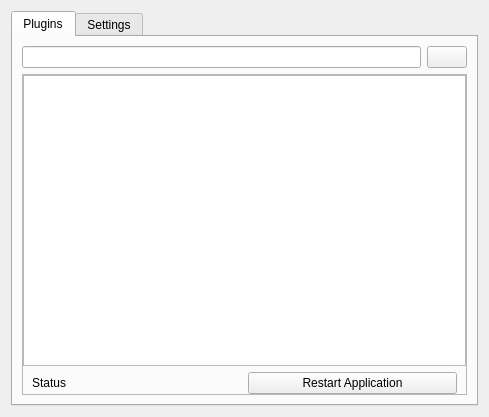
<?xml version="1.0" encoding="UTF-8"?>
<ui version="4.0">
 <class>Form</class>
 <widget class="QWidget" name="Form">
  <property name="geometry">
   <rect>
    <x>0</x>
    <y>0</y>
    <width>489</width>
    <height>417</height>
   </rect>
  </property>
  <property name="windowTitle">
   <string>Form</string>
  </property>
  <layout class="QVBoxLayout" name="verticalLayout">
   <item>
    <widget class="QTabWidget" name="tabWidget">
     <property name="currentIndex">
      <number>0</number>
     </property>
     <widget class="QWidget" name="tab">
      <attribute name="title">
       <string>Plugins</string>
      </attribute>
      <layout class="QVBoxLayout" name="verticalLayout_3">
       <item>
        <widget class="QFrame" name="frame_4">
         <property name="frameShape">
          <enum>QFrame::NoFrame</enum>
         </property>
         <property name="frameShadow">
          <enum>QFrame::Raised</enum>
         </property>
         <layout class="QHBoxLayout" name="horizontalLayout_3">
          <property name="leftMargin">
           <number>0</number>
          </property>
          <property name="topMargin">
           <number>0</number>
          </property>
          <property name="rightMargin">
           <number>0</number>
          </property>
          <property name="bottomMargin">
           <number>0</number>
          </property>
          <item>
           <widget class="QLineEdit" name="pluginsFilterEdit"/>
          </item>
          <item>
           <widget class="QPushButton" name="refreshPluginsButton">
            <property name="text">
             <string/>
            </property>
            <property name="icon">
             <iconset resource="../resource_files/resources.qrc">
              <normaloff>:/icons/refresh.png</normaloff>:/icons/refresh.png</iconset>
            </property>
           </widget>
          </item>
         </layout>
        </widget>
       </item>
       <item>
        <widget class="QFrame" name="frame">
         <property name="frameShape">
          <enum>QFrame::StyledPanel</enum>
         </property>
         <property name="frameShadow">
          <enum>QFrame::Raised</enum>
         </property>
         <layout class="QVBoxLayout" name="verticalLayout_2">
          <property name="leftMargin">
           <number>0</number>
          </property>
          <property name="topMargin">
           <number>0</number>
          </property>
          <property name="rightMargin">
           <number>0</number>
          </property>
          <property name="bottomMargin">
           <number>0</number>
          </property>
          <item>
           <widget class="QTableWidget" name="pluginTableWidget">
            <property name="styleSheet">
             <string notr="true"/>
            </property>
           </widget>
          </item>
          <item>
           <widget class="QFrame" name="frame_2">
            <property name="frameShape">
             <enum>QFrame::NoFrame</enum>
            </property>
            <property name="frameShadow">
             <enum>QFrame::Raised</enum>
            </property>
            <layout class="QHBoxLayout" name="horizontalLayout">
             <property name="leftMargin">
              <number>9</number>
             </property>
             <property name="topMargin">
              <number>0</number>
             </property>
             <property name="rightMargin">
              <number>9</number>
             </property>
             <property name="bottomMargin">
              <number>0</number>
             </property>
             <item>
              <widget class="QLabel" name="statusLabel">
               <property name="text">
                <string>Status</string>
               </property>
              </widget>
             </item>
             <item>
              <widget class="QPushButton" name="restartApplicationButton">
               <property name="text">
                <string>Restart Application</string>
               </property>
              </widget>
             </item>
            </layout>
           </widget>
          </item>
         </layout>
        </widget>
       </item>
      </layout>
     </widget>
     <widget class="QWidget" name="tab_2">
      <attribute name="title">
       <string>Settings</string>
      </attribute>
      <layout class="QVBoxLayout" name="verticalLayout_4">
       <item>
        <widget class="QFrame" name="frame_3">
         <property name="frameShape">
          <enum>QFrame::NoFrame</enum>
         </property>
         <property name="frameShadow">
          <enum>QFrame::Raised</enum>
         </property>
         <layout class="QVBoxLayout" name="verticalLayout_5">
          <item>
           <widget class="QLabel" name="label">
            <property name="text">
             <string>Add additional folder paths where plugins are located.</string>
            </property>
           </widget>
          </item>
          <item>
           <widget class="QListView" name="pluginsFoldersListView"/>
          </item>
          <item>
           <layout class="QHBoxLayout" name="horizontalLayout_2">
            <item>
             <widget class="QLineEdit" name="pluginsFolderEdit"/>
            </item>
            <item>
             <widget class="QPushButton" name="pathSelectButton">
              <property name="text">
               <string/>
              </property>
              <property name="icon">
               <iconset resource="../resource_files/resources.qrc">
                <normaloff>:/icons/folder.png</normaloff>:/icons/folder.png</iconset>
              </property>
             </widget>
            </item>
            <item>
             <widget class="QPushButton" name="addFolderButton">
              <property name="text">
               <string> Add Folder</string>
              </property>
              <property name="icon">
               <iconset resource="../resource_files/resources.qrc">
                <normaloff>:/icons/plus.png</normaloff>:/icons/plus.png</iconset>
              </property>
             </widget>
            </item>
            <item>
             <widget class="QPushButton" name="deleteFolderButton">
              <property name="text">
               <string> Delete Folder</string>
              </property>
              <property name="icon">
               <iconset resource="../resource_files/resources.qrc">
                <normaloff>:/icons/delete.png</normaloff>:/icons/delete.png</iconset>
              </property>
             </widget>
            </item>
           </layout>
          </item>
         </layout>
        </widget>
       </item>
      </layout>
     </widget>
    </widget>
   </item>
  </layout>
 </widget>
 <resources>
  <include location="../resource_files/resources.qrc"/>
 </resources>
 <connections/>
</ui>
